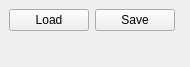
<?xml version="1.0" encoding="UTF-8"?>
<ui version="4.0">
 <class>LabelingDock</class>
 <widget class="QDockWidget" name="LabelingDock">
  <property name="geometry">
   <rect>
    <x>0</x>
    <y>0</y>
    <width>190</width>
    <height>67</height>
   </rect>
  </property>
  <property name="windowTitle">
   <string>Labeling</string>
  </property>
  <widget class="QWidget" name="dockWidgetContents">
   <layout class="QGridLayout" name="gridLayout">
    <item row="0" column="0">
     <widget class="QPushButton" name="loadLabelingButton">
      <property name="toolTip">
       <string>load pixel labeling from a file</string>
      </property>
      <property name="text">
       <string>Load</string>
      </property>
      <property name="icon">
       <iconset theme="document-open"/>
      </property>
     </widget>
    </item>
    <item row="0" column="1">
     <widget class="QPushButton" name="saveLabelingButton">
      <property name="toolTip">
       <string>save pixel labeling to a file</string>
      </property>
      <property name="text">
       <string>Save</string>
      </property>
      <property name="icon">
       <iconset theme="document-save"/>
      </property>
     </widget>
    </item>
    <item row="0" column="2">
     <spacer name="horizontalSpacer">
      <property name="orientation">
       <enum>Qt::Horizontal</enum>
      </property>
      <property name="sizeHint" stdset="0">
       <size>
        <width>0</width>
        <height>0</height>
       </size>
      </property>
     </spacer>
    </item>
    <item row="1" column="1">
     <spacer name="verticalSpacer_2">
      <property name="orientation">
       <enum>Qt::Vertical</enum>
      </property>
      <property name="sizeHint" stdset="0">
       <size>
        <width>0</width>
        <height>0</height>
       </size>
      </property>
     </spacer>
    </item>
   </layout>
  </widget>
 </widget>
 <resources/>
 <connections/>
</ui>
